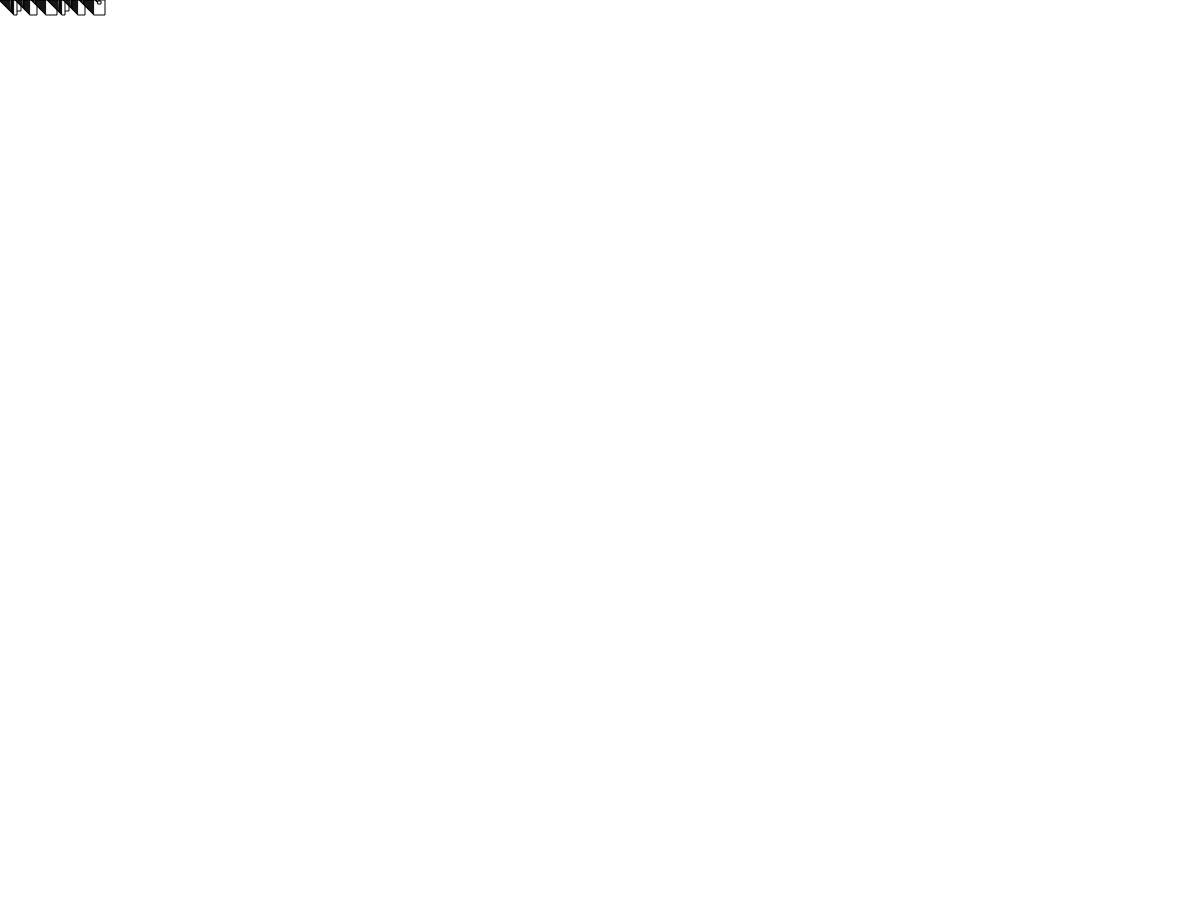
Frame 1 (no input)
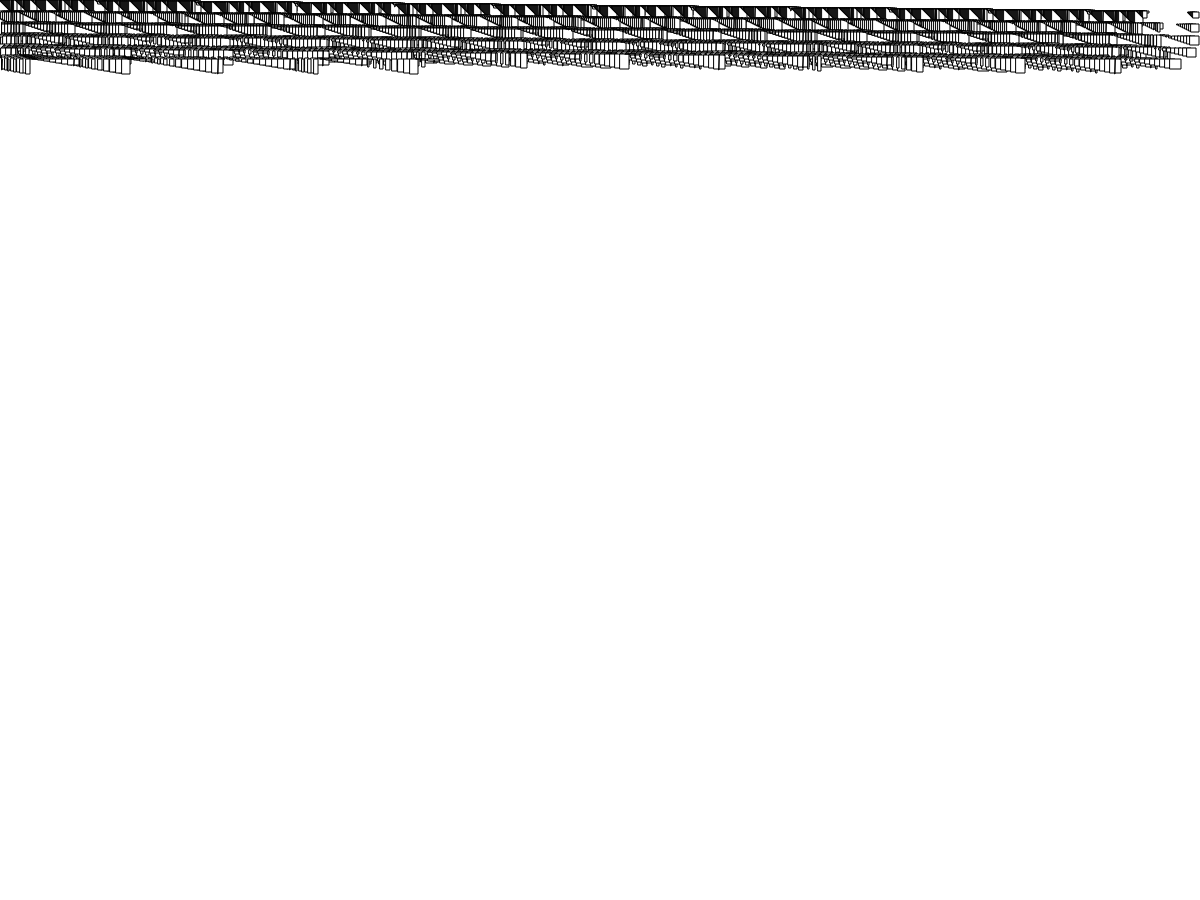
Frame 60 (no input)
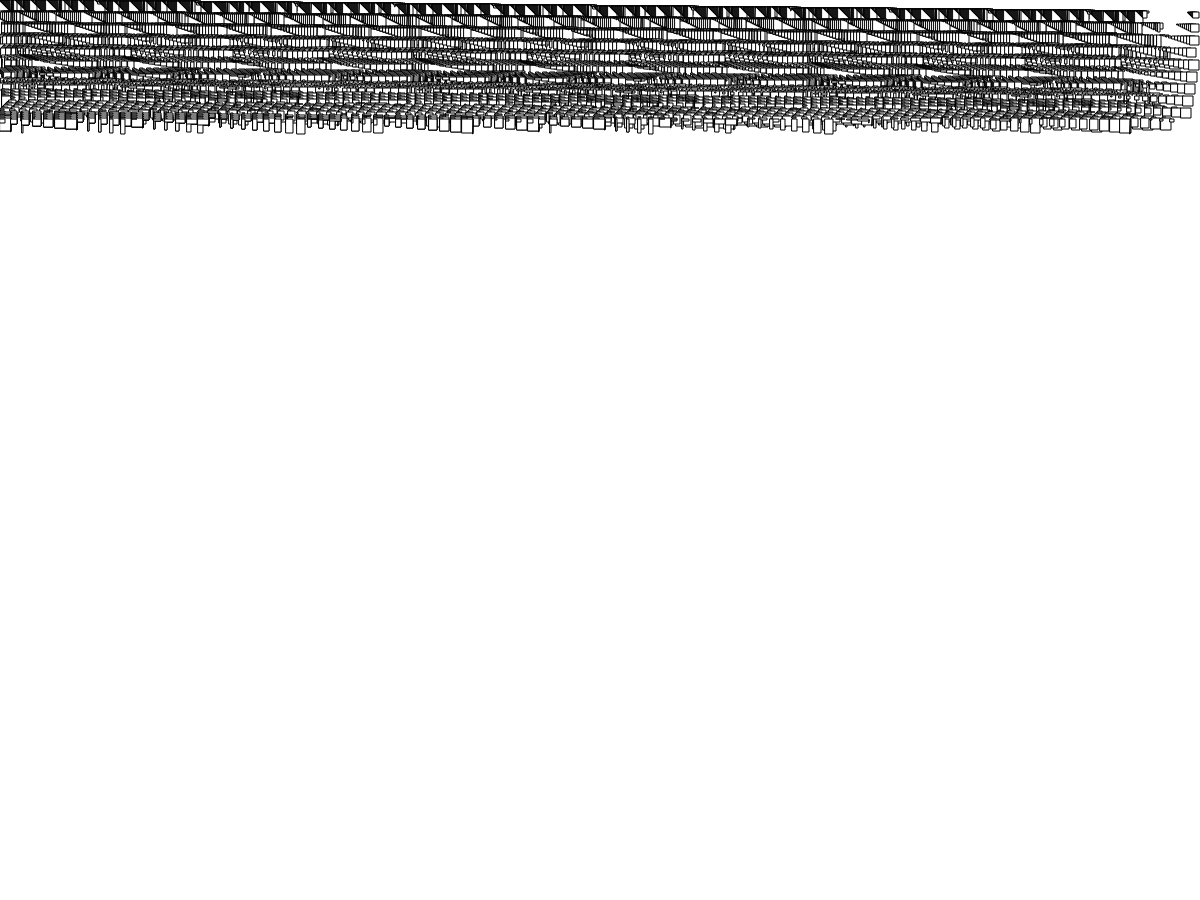
Frame 120 (the mouse pressed at the canvas centre since frame 60)

The p5.js sketch that drew these frames (run headless with seeded random() and noise() and a simulated clock; from frame 60 on, the mouse is pressed at the canvas centre):

// p5.js sketch
// ── sketch.js
//////////////////////////////// TWEETS ANALYSIS /////////////////////////////

//Run one tweet at a time by uncommenting it.
//Comment it again before running the next one.


//Fredrik Oloffson's Tweets

// --002
i=0;function setup(){createCanvas(1200,900)}function draw(){for(j=0;j<99;)rect(i++%(1199-j++),int(i/99)%(999-j),i%12,j%16)}// #p5

//--0004
//s=900,i=j=0;function setup(){createCanvas(s,s);stroke(255,9);fill(9,3)}function draw(){quad(i++,j++,j,i,s-i,i-50,s-j,j);i=(i<<j%4)%1200;j=j%s}// #p5

//--0010
//i=0,k=450;function setup(){createCanvas(900,900);textSize(k)}function draw(){translate(k,k);fill(i%1*k/2,60);rotate(i+=+.01);text("$",99,0)}// #p5

//--0015
//i=0,s=900;function setup(){createCanvas(s,s);stroke(255,25)}function draw(){fill(i++%89,0,0,127);rect(i%90*9,i%91*9,i*i%92,i*i%93)}// #p5

//--0016
//i=0,s=900,t=1200;function setup(){createCanvas(t,s);noStroke()}function draw(){fill(i++%256,25);quad(i%t,i/3%s,i/4%t,i%s,i/5%t,i/4%s,i/3%t,i/2%s)}// #p5

//--0017
//t=0;function setup(){createCanvas(900,900);background(0);stroke(255,4)}function draw(){translate(450,450);line(sin(t)*421,cos(t++)*400,t%9,t%9)}// #p5

//--0022
//j=0;function setup(){createCanvas(1024,768)}function draw(){translate(512,384);i=frameCount;while(i-->1){rect(j++%i,j%i,3,i/9%9);rotate(0.009)}}// #p5

//Goldsmiths Students' Tweets

//Vytas Niedvaras 2015
//s=600;function setup(){createCanvas(s,s)}function draw(){i=frameCount;translate(i%s,0);stroke(i%255,7);for(i=0;i<800;){rotate(i++);line(0, i, i, 0)}}

//Lina Sarma 2015
//s=800,j=s/2;function setup(){createCanvas(s,s)}function draw(){translate(j,j);for(i=0;i<s;i++){rotate(2.95);rect(i*frameCount/30-10,i-10,i,i)}}

//Leon Fedden 2015
//i=0;s=800;l=s/2;function setup(){createCanvas(s,s)}function draw(){j=sin(frameCount)*200;translate(l,l);rotate(i++%360);strokeWeight(0.1);line(j,j,0,0)}

//Jake Sparrowhunter 2016
//c=0,a=0,j=0;function setup(){createCanvas(384,384)}function draw(){a++;for(i=0;i<96;i++){for(j=0;j<96;j++){fill(c=i*j%a<<c<<i*j%a);rect(j*4,i*4,4,4)}}}
//this one is very advanced ... attempt at your peril

//Rebecca Johnson 2016
//s=0,r=250,t=500;function setup(){createCanvas(t,t);stroke(0,39)}function draw(){translate(r,r);line(cos(s+=0.0006)*50,sin(s++)*r,cos(s)*r,cos(s++))}

//Akhil Nair 2016
//w=0,s=900;function setup(){createCanvas(s,s)}function draw(){stroke(w*.32%255,w*.3%255,w*.28%255,50);line((w++>>s)%s,0,w++%s,s)}
